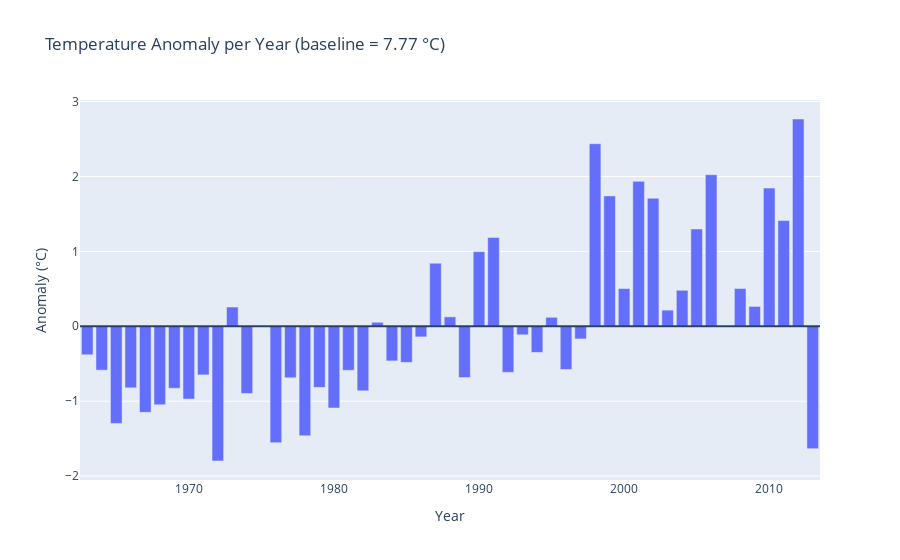

Notebook cell for this chart:
### Code cell
# --------------------------------------------------
# 7) EXTRA: Temperature anomaly (relative to long-term mean)
# --------------------------------------------------
baseline = df["avg_mean_temp"].mean()
df["temp_anomaly"] = df["avg_mean_temp"] - baseline

fig5 = go.Figure()
fig5.add_trace(
    go.Bar(x=df["year"], y=df["temp_anomaly"], name="Temp Anomaly")
)
fig5.add_hline(y=0)

fig5.update_layout(
    title=f"Temperature Anomaly per Year (baseline = {baseline:.2f} °C)",
    xaxis_title="Year",
    yaxis_title="Anomaly (°C)"
)
fig5.show()

### Figure 1 — Plotly figure (JSON) as saved in the notebook; plotly's stock layout.template omitted (floating-point values rounded to 4 significant figures)
{"data": [{"name": "Temp Anomaly", "type": "bar", "x": [1963, 1964, 1965, 1966, 1967, 1968, 1969, 1970, 1971, 1972, 1973, 1974, 1975, 1976, 1977, 1978, 1979, 1980, 1981, 1982, 1983, 1984, 1985, 1986, 1987, 1988, 1989, 1990, 1991, 1992, 1993, 1994, 1995, 1996, 1997, 1998, 1999, 2000, 2001, 2002, 2003, 2004, 2005, 2006, 2008, 2009, 2010, 2011, 2012, 2013], "y": [-0.3804, -0.5861, -1.298, -0.8218, -1.149, -1.048, -0.8278, -0.9716, -0.6495, -1.799, 0.2566, -0.8971, 0.003148, -1.555, -0.6873, -1.462, -0.816, -1.091, -0.5878, -0.8615, 0.05356, -0.4623, -0.4824, -0.1421, 0.8418, 0.1256, -0.6845, 0.9966, 1.186, -0.6152, -0.1137, -0.3492, 0.1199, -0.5771, -0.1692, 2.437, 1.74, 0.5035, 1.935, 1.709, 0.2158, 0.4805, 1.299, 2.024, 0.5043, 0.2651, 1.845, 1.411, 2.767, -1.634]}], "layout": {"shapes": [{"type": "line", "x0": 0, "x1": 1, "xref": "x domain", "y0": 0, "y1": 0, "yref": "y"}], "title": {"text": "Temperature Anomaly per Year (baseline = 7.77 °C)"}, "xaxis": {"title": {"text": "Year"}}, "yaxis": {"title": {"text": "Anomaly (°C)"}}}}
